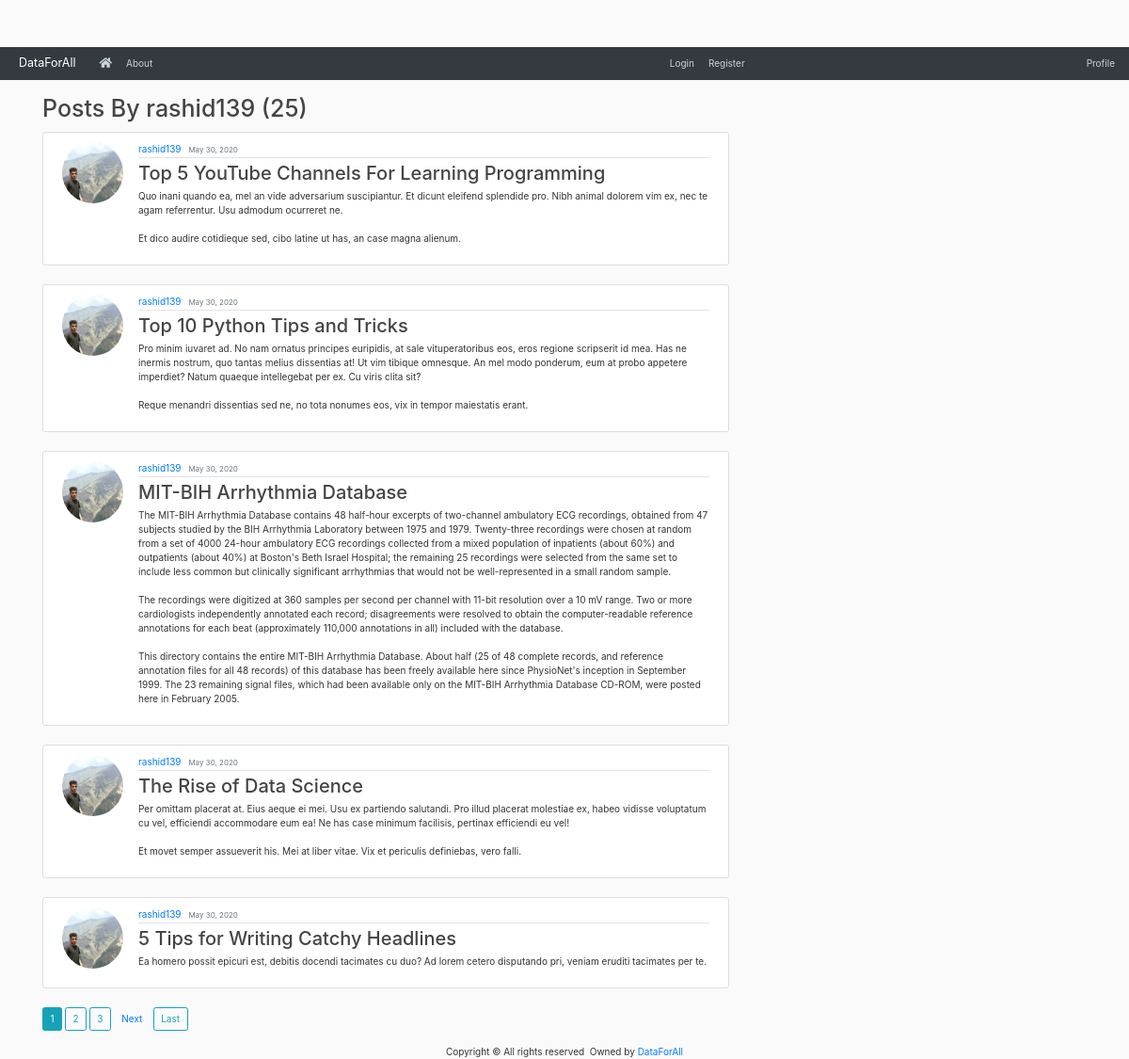
The page /user/rashid139/ on the database as committed earlier.
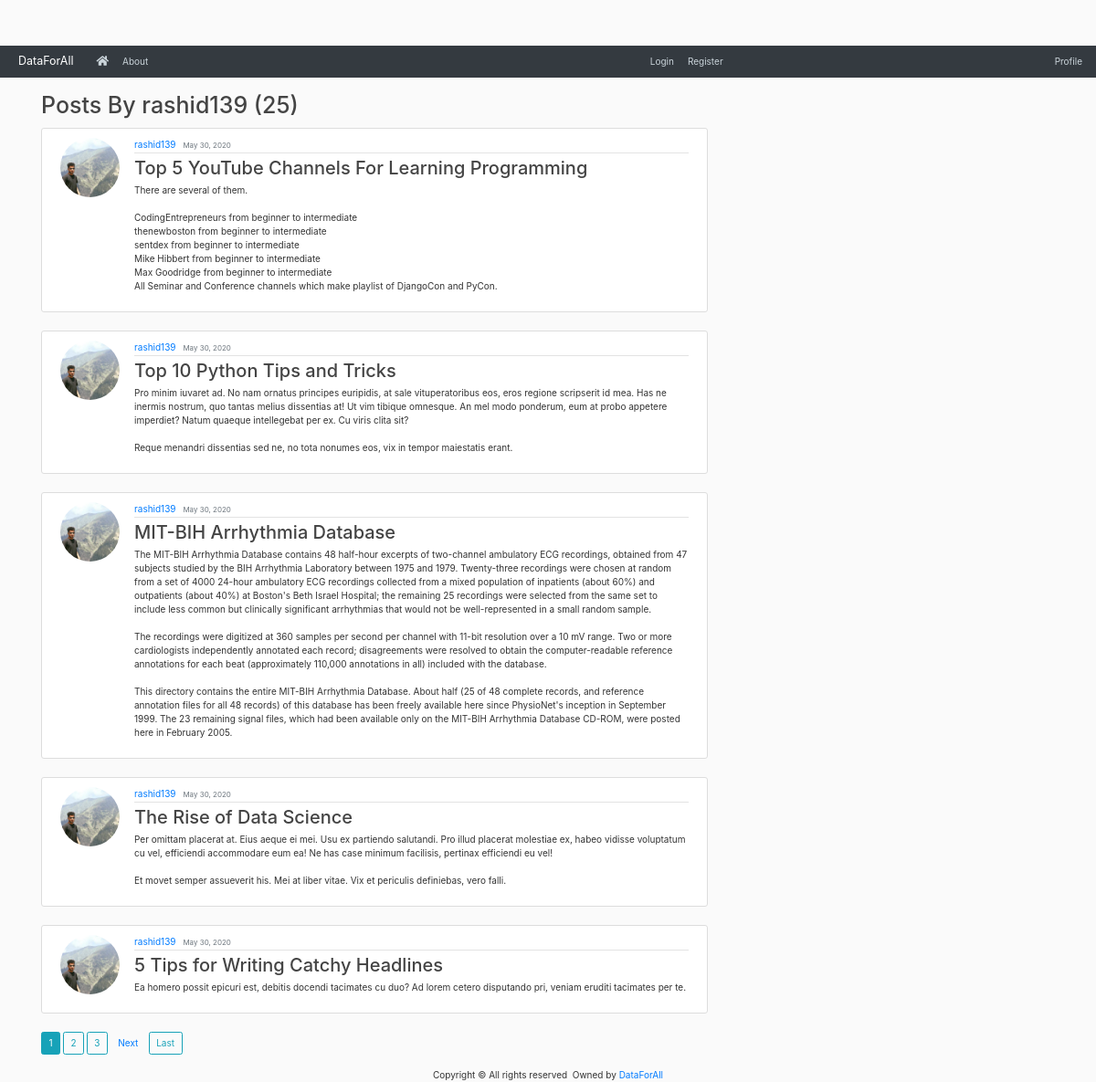
The same page on the database as committed later.
### blog/models.py (models this page shows, shortened)
class Post(models.Model):
    title = models.CharField(max_length = 100)
    content = models.TextField()
    date_posted = models.DateTimeField(default=timezone.now)
    author = models.ForeignKey(User, on_delete=models.CASCADE)

### users/models.py (models this page shows, shortened)
class Profile(models.Model):
    user = models.OneToOneField(User, on_delete = models.CASCADE)
    image = models.ImageField(default='default.jpg', upload_to='profile_pics')

### blog/views.py (the view)
# urls.py: path('user/<str:username>/', views.UserPostListView.as_view(), name = 'user-posts'),
class UserPostListView(ListView):
    model = Post
    template_name = 'blog/user_posts.html'
    context_object_name = 'posts'
    paginate_by = 5
    def get_queryset(self):
        user = get_object_or_404(User, username=self.kwargs.get('username'))
        return Post.objects.filter(author=user).order_by('-date_posted')

### blog/templates/blog/user_posts.html (shortened to what this page needs)
{% extends 'blog/base.html' %}
{% block content %}
<h1 class="mb-3"> Posts By {{ view.kwargs.username }} ({{ page_obj.paginator.count }})</h1>
    {% for post in posts %}
    <article class="media content-section">
        <img class="rounded-circle article-img" src="{{ post.author.profile.image.url }}">
        <div class="media-body">
          <div class="article-metadata">
            <a class="mr-2" href="{% url 'user-posts'  post.author.username %}">{{ post.author }}</a>
            <small class="text-muted">{{ post.date_posted | date:"F d, Y" }}</small>
          </div>
          <h2><a class="article-title" href="{% url 'post-detail' post.id %}">{{ post.title }}</a></h2>
          <p class="article-content">{{ post.content }}</p>
        </div>
      </article>
    {% endfor %}
    {% if is_paginated %}
      {% for num in page_obj.paginator.page_range %}
          {% if page_obj.number ==  num %}
            <a class="btn btn-info mb-4" href="?page={{num}}">{{num}}</a>
          {% elif  num > page_obj.number|add:'-3' and num < page_obj.number|add:'3' %}
            <a class="btn btn-outline-info  mb-4" href="?page={{num}}">{{num}}</a>
          {% endif %}
      {% endfor %}
      {% if page_obj.has_next %}
      <a class="btn btn--outline-info mb-4" href="?page={{ page_obj.next_number }}">Next</a>
      <a class="btn btn-outline-info mb-4" href="?page={{ page_obj.paginator.num_pages}}">Last</a>
    {% endif %}
    {% endif %}
{% endblock %}}

Rows that differ between the two databases and show on the page:
changed Post "Top 5 YouTube Channels For Learning Programming": content "Quo inani quando ea, mel an vide adversarium suscipiantur. Et dicunt eleifend splendide pro. Nibh animal dolorem vim ex, nec te agam referrentur. Usu admodum ocurreret ne. Et dico audire cotidieque sed, cibo latine ut has, an case magna alienum." → "There are several of them. CodingEntrepreneurs from beginner to intermediate thenewboston from beginner to intermediate sentdex from beginner to intermediate Mike Hibbert from beginner to intermediate Max Goodridge from beginner to intermediate All Seminar and Conference channels which make playlist of DjangoCon and PyCon."
